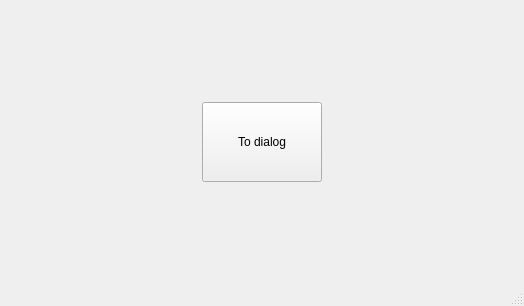
<?xml version="1.0" encoding="UTF-8"?>
<ui version="4.0">
 <class>MainWindow</class>
 <widget class="QMainWindow" name="MainWindow">
  <property name="geometry">
   <rect>
    <x>0</x>
    <y>0</y>
    <width>524</width>
    <height>306</height>
   </rect>
  </property>
  <property name="windowTitle">
   <string>MainWindow</string>
  </property>
  <widget class="QWidget" name="centralwidget">
   <layout class="QGridLayout" name="gridLayout">
    <item row="1" column="0">
     <spacer name="horizontalSpacer">
      <property name="orientation">
       <enum>Qt::Horizontal</enum>
      </property>
      <property name="sizeHint" stdset="0">
       <size>
        <width>40</width>
        <height>20</height>
       </size>
      </property>
     </spacer>
    </item>
    <item row="1" column="1">
     <widget class="QPushButton" name="toDialogButton">
      <property name="minimumSize">
       <size>
        <width>120</width>
        <height>80</height>
       </size>
      </property>
      <property name="text">
       <string>To dialog</string>
      </property>
     </widget>
    </item>
    <item row="1" column="2">
     <spacer name="horizontalSpacer_2">
      <property name="orientation">
       <enum>Qt::Horizontal</enum>
      </property>
      <property name="sizeHint" stdset="0">
       <size>
        <width>40</width>
        <height>20</height>
       </size>
      </property>
     </spacer>
    </item>
    <item row="2" column="1">
     <spacer name="verticalSpacer">
      <property name="orientation">
       <enum>Qt::Vertical</enum>
      </property>
      <property name="sizeHint" stdset="0">
       <size>
        <width>20</width>
        <height>40</height>
       </size>
      </property>
     </spacer>
    </item>
    <item row="0" column="1">
     <spacer name="verticalSpacer_2">
      <property name="orientation">
       <enum>Qt::Vertical</enum>
      </property>
      <property name="sizeHint" stdset="0">
       <size>
        <width>20</width>
        <height>40</height>
       </size>
      </property>
     </spacer>
    </item>
   </layout>
  </widget>
  <widget class="QMenuBar" name="menubar">
   <property name="geometry">
    <rect>
     <x>0</x>
     <y>0</y>
     <width>524</width>
     <height>23</height>
    </rect>
   </property>
  </widget>
  <widget class="QStatusBar" name="statusbar"/>
 </widget>
 <resources/>
 <connections/>
</ui>
